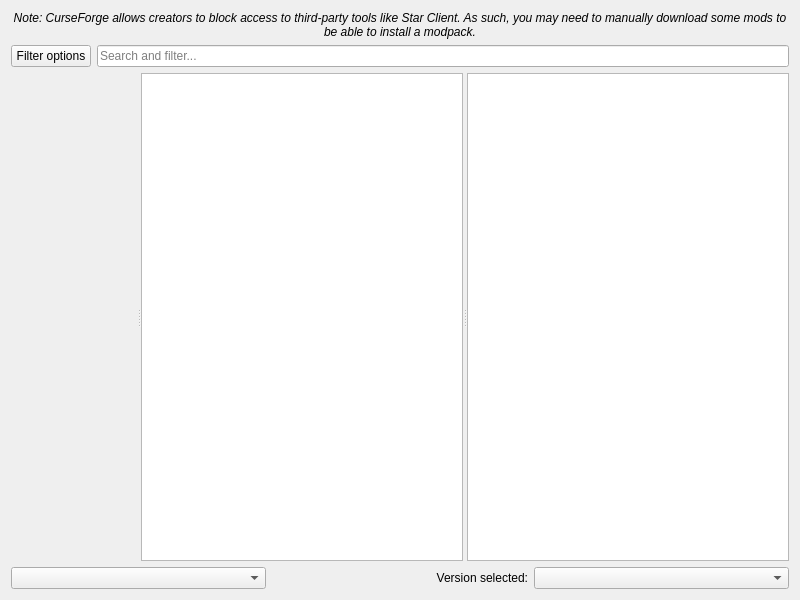
<?xml version="1.0" encoding="UTF-8"?>
<ui version="4.0">
 <class>FlamePage</class>
 <widget class="QWidget" name="FlamePage">
  <property name="geometry">
   <rect>
    <x>0</x>
    <y>0</y>
    <width>800</width>
    <height>600</height>
   </rect>
  </property>
  <layout class="QVBoxLayout" name="verticalLayout">
   <item>
    <widget class="QLabel" name="label_2">
     <property name="font">
      <font>
       <italic>true</italic>
      </font>
     </property>
     <property name="text">
      <string>Note: CurseForge allows creators to block access to third-party tools like Star Client. As such, you may need to manually download some mods to be able to install a modpack.</string>
     </property>
     <property name="alignment">
      <set>Qt::AlignCenter</set>
     </property>
     <property name="wordWrap">
      <bool>true</bool>
     </property>
    </widget>
   </item>
   <item>
    <layout class="QHBoxLayout" name="horizontalLayout">
     <item>
      <widget class="QPushButton" name="filterButton">
       <property name="text">
        <string>Filter options</string>
       </property>
      </widget>
     </item>
     <item>
      <widget class="QLineEdit" name="searchEdit">
       <property name="placeholderText">
        <string>Search and filter...</string>
       </property>
      </widget>
     </item>
    </layout>
   </item>
   <item>
    <widget class="QSplitter" name="splitter">
     <property name="sizePolicy">
      <sizepolicy hsizetype="Expanding" vsizetype="Expanding">
       <horstretch>0</horstretch>
       <verstretch>0</verstretch>
      </sizepolicy>
     </property>
     <property name="orientation">
      <enum>Qt::Horizontal</enum>
     </property>
     <widget class="QWidget" name="widget" native="true"/>
     <widget class="QListView" name="packView">
      <property name="horizontalScrollBarPolicy">
       <enum>Qt::ScrollBarAlwaysOff</enum>
      </property>
      <property name="alternatingRowColors">
       <bool>true</bool>
      </property>
      <property name="iconSize">
       <size>
        <width>48</width>
        <height>48</height>
       </size>
      </property>
      <property name="verticalScrollMode">
       <enum>QAbstractItemView::ScrollPerPixel</enum>
      </property>
     </widget>
     <widget class="ProjectDescriptionPage" name="packDescription">
      <property name="openExternalLinks">
       <bool>true</bool>
      </property>
      <property name="openLinks">
       <bool>true</bool>
      </property>
     </widget>
    </widget>
   </item>
   <item>
    <layout class="QHBoxLayout">
     <item>
      <widget class="QComboBox" name="sortByBox"/>
     </item>
     <item>
      <widget class="QLabel" name="label">
       <property name="text">
        <string>Version selected:</string>
       </property>
       <property name="alignment">
        <set>Qt::AlignRight|Qt::AlignTrailing|Qt::AlignVCenter</set>
       </property>
      </widget>
     </item>
     <item>
      <widget class="QComboBox" name="versionSelectionBox"/>
     </item>
    </layout>
   </item>
  </layout>
 </widget>
 <customwidgets>
  <customwidget>
   <class>ProjectDescriptionPage</class>
   <extends>QTextBrowser</extends>
   <header>ui/widgets/ProjectDescriptionPage.h</header>
  </customwidget>
 </customwidgets>
 <tabstops>
  <tabstop>packView</tabstop>
  <tabstop>packDescription</tabstop>
  <tabstop>sortByBox</tabstop>
  <tabstop>versionSelectionBox</tabstop>
 </tabstops>
 <resources/>
 <connections/>
</ui>
